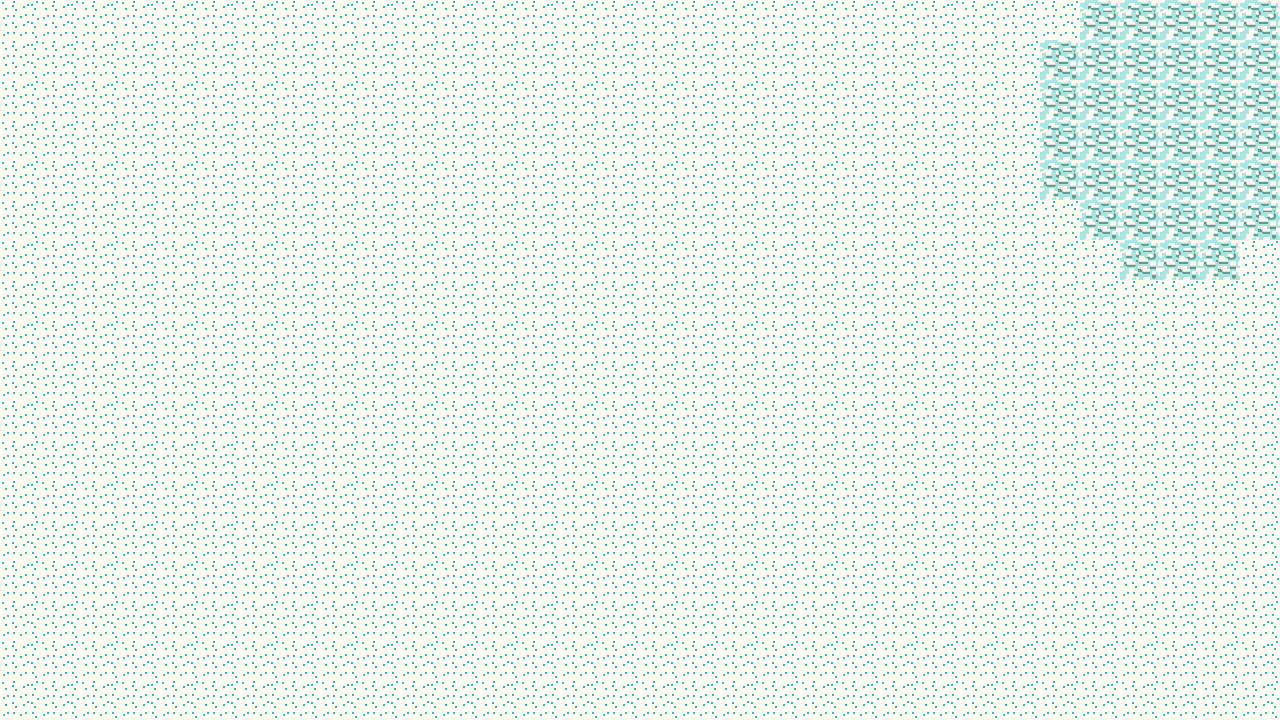

Below is a game level as drawn by its tile map, then a one-line description and the .tmx file that defines it, in full:
An orthogonal 32x18 tile map with 40x40 px tiles, 1 tile layer (Tile Layer 1).

<map version="1.10" tiledversion="1.11.2" orientation="orthogonal" renderorder="right-down" width="32" height="18" tilewidth="40" tileheight="40" infinite="0" nextlayerid="2" nextobjectid="1">
 <tileset firstgid="1" name="map" tilewidth="40" tileheight="40" tilecount="100" columns="10">
  <image source="map.png" width="400" height="400" />
 </tileset>
 <layer id="1" name="Tile Layer 1" width="32" height="18">
  <data encoding="csv">
10,10,10,10,10,10,10,10,10,10,10,10,10,10,10,10,10,10,10,10,10,10,10,10,10,10,10,9,9,9,9,9,
10,10,10,10,10,10,10,10,10,10,10,10,10,10,10,10,10,10,10,10,10,10,10,10,10,10,9,9,9,9,9,9,
10,10,10,10,10,10,10,10,10,10,10,10,10,10,10,10,10,10,10,10,10,10,10,10,10,10,9,9,9,9,9,9,
10,10,10,10,10,10,10,10,10,10,10,10,10,10,10,10,10,10,10,10,10,10,10,10,10,10,9,9,9,9,9,9,
10,10,10,10,10,10,10,10,10,10,10,10,10,10,10,10,10,10,10,10,10,10,10,10,10,10,9,9,9,9,9,9,
10,10,10,10,10,10,10,10,10,10,10,10,10,10,10,10,10,10,10,10,10,10,10,10,10,10,10,9,9,9,9,9,
10,10,10,10,10,10,10,10,10,10,10,10,10,10,10,10,10,10,10,10,10,10,10,10,10,10,10,10,9,9,9,10,
10,10,10,10,10,10,10,10,10,10,10,10,10,10,10,10,10,10,10,10,10,10,10,10,10,10,10,10,10,10,10,10,
10,10,10,10,10,10,10,10,10,10,10,10,10,10,10,10,10,10,10,10,10,10,10,10,10,10,10,10,10,10,10,10,
10,10,10,10,10,10,10,10,10,10,10,10,10,10,10,10,10,10,10,10,10,10,10,10,10,10,10,10,10,10,10,10,
10,10,10,10,10,10,10,10,10,10,10,10,10,10,10,10,10,10,10,10,10,10,10,10,10,10,10,10,10,10,10,10,
10,10,10,10,10,10,10,10,10,10,10,10,10,10,10,10,10,10,10,10,10,10,10,10,10,10,10,10,10,10,10,10,
10,10,10,10,10,10,10,10,10,10,10,10,10,10,10,10,10,10,10,10,10,10,10,10,10,10,10,10,10,10,10,10,
10,10,10,10,10,10,10,10,10,10,10,10,10,10,10,10,10,10,10,10,10,10,10,10,10,10,10,10,10,10,10,10,
10,10,10,10,10,10,10,10,10,10,10,10,10,10,10,10,10,10,10,10,10,10,10,10,10,10,10,10,10,10,10,10,
10,10,10,10,10,10,10,10,10,10,10,10,10,10,10,10,10,10,10,10,10,10,10,10,10,10,10,10,10,10,10,10,
10,10,10,10,10,10,10,10,10,10,10,10,10,10,10,10,10,10,10,10,10,10,10,10,10,10,10,10,10,10,10,10,
10,10,10,10,10,10,10,10,10,10,10,10,10,10,10,10,10,10,10,10,10,10,10,10,10,10,10,10,10,10,10,10
</data>
 </layer>
</map>
